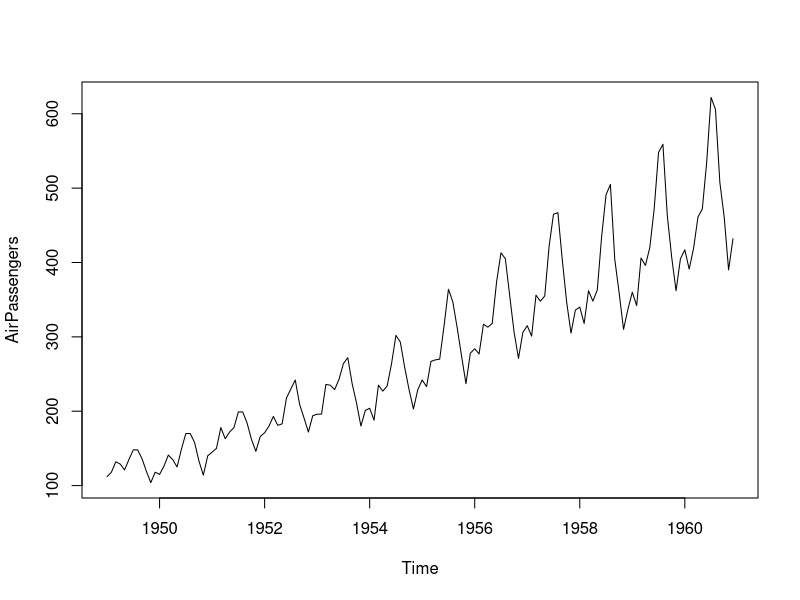
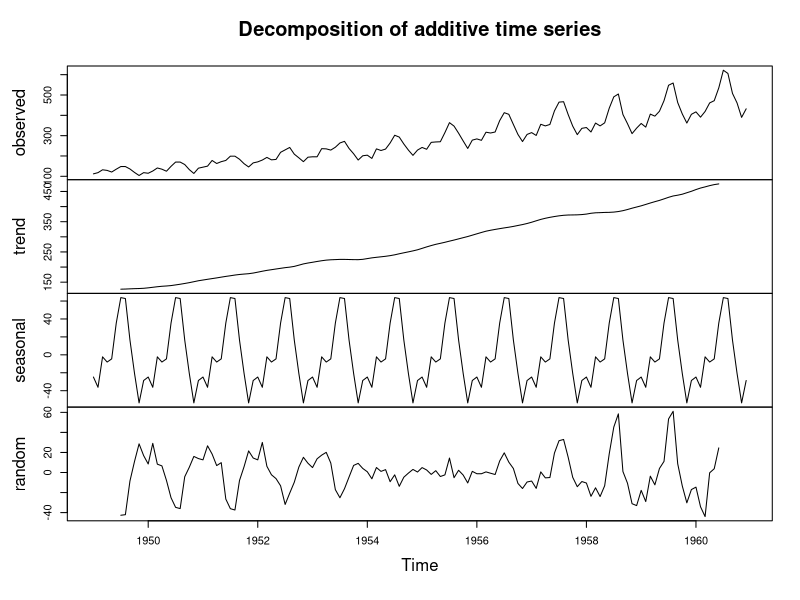
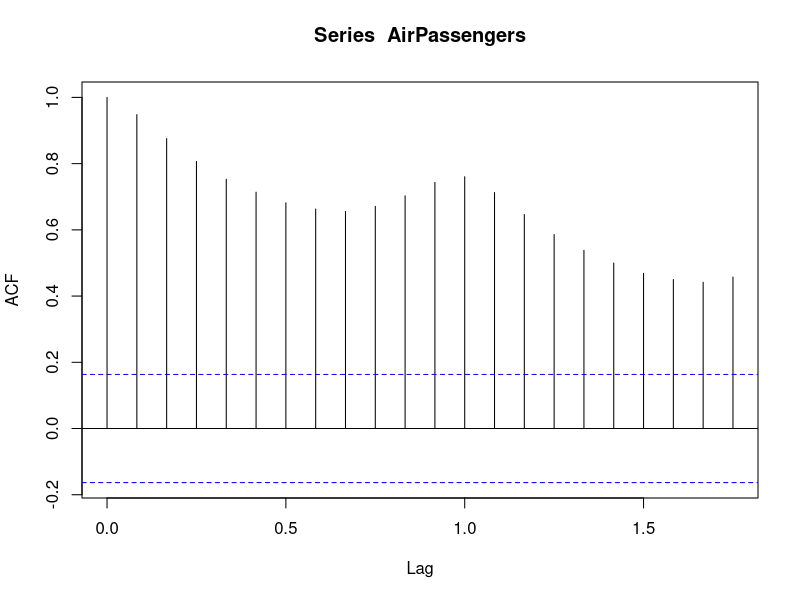
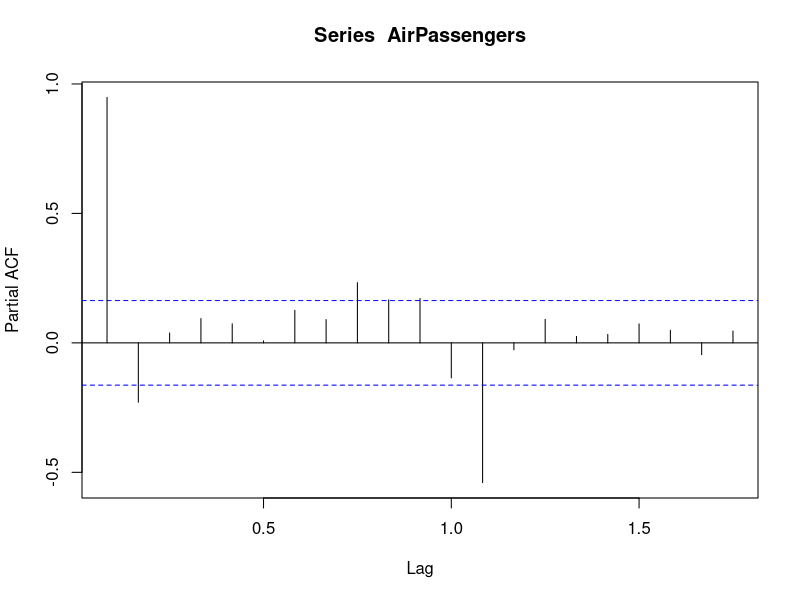
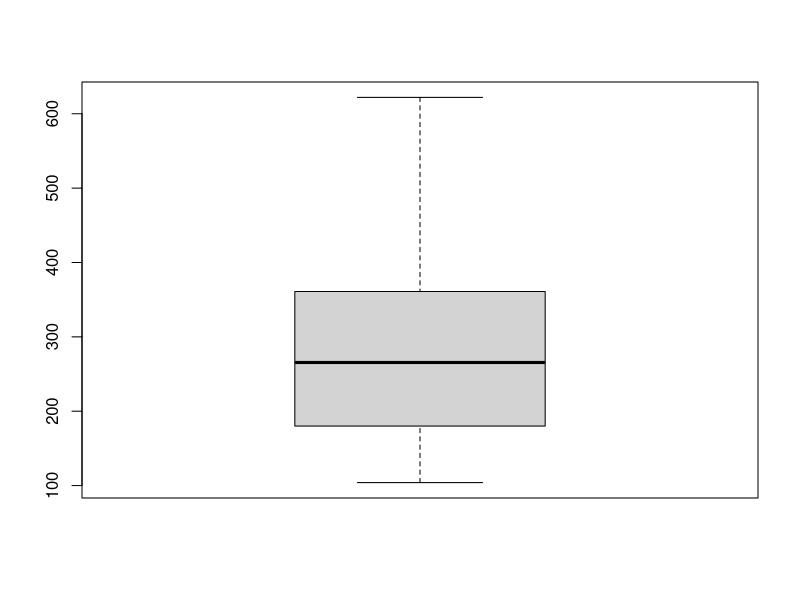
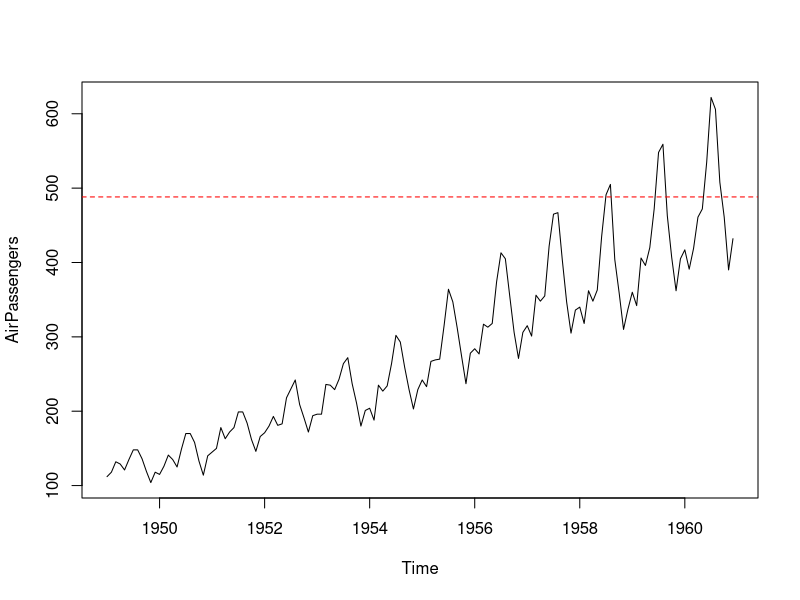

Source code (R) for these figures, in order:
# Cargar del dataset
data("AirPassengers")

# Inspeccionar la estructura
print(class(AirPassengers))     # Debe ser "ts"
print(summary(AirPassengers))   # Estadísticas descriptivas
print(start(AirPassengers))     # Inicio de la serie temporal
print(end(AirPassengers))       # Fin de la serie temporal
print(frequency(AirPassengers)) # Frecuencia mensual (12)

#Exploración inicial

##Gráfico de la serie temporal

plot(AirPassengers)

##Estadísticas descriptivas

mean(AirPassengers)
sd(AirPassengers)

#Análisis de tendencia y estacionalidad

descomposicion = decompose(AirPassengers)
plot(descomposicion)

#Análisis de estacionariedad

library(tseries)

##Autocorrelación y autocorrelación parcial

acf(AirPassengers)
pacf(AirPassengers)

##Prueba de Dickey-Fuller aumentada
adf.test(AirPassengers)

#Detección de valores atípicos

boxplot(AirPassengers)

##Marcar picos visualmente
plot(AirPassengers)
abline(h = quantile(AirPassengers, 0.95), col = "red", lty = 2)


#Interpretación
##Respecto a la tendencia se aprecia un fuerte crecimiento a lo largo de los años.
##Estacionalidad: Hay picos que se repiten cada año sobre los meses de verano
##Estacionariedad: la serie es estacionaria
##Valores atípicos no encontramos en el boxplot, pero en el autocoorelacion parcial si